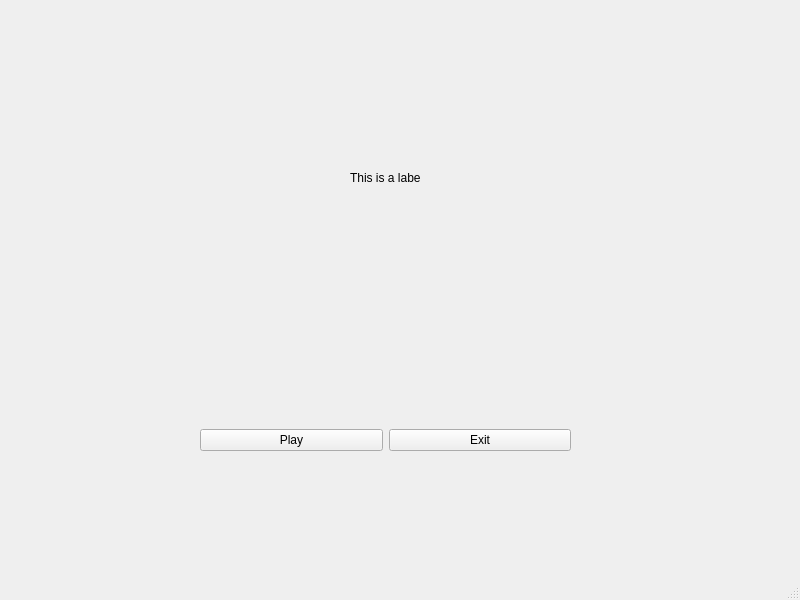
<?xml version="1.0" encoding="UTF-8"?>
<ui version="4.0">
 <class>MainWindow</class>
 <widget class="QMainWindow" name="MainWindow">
  <property name="geometry">
   <rect>
    <x>0</x>
    <y>0</y>
    <width>800</width>
    <height>600</height>
   </rect>
  </property>
  <property name="windowTitle">
   <string>MainWindow</string>
  </property>
  <widget class="QWidget" name="centralwidget">
   <widget class="QLabel" name="testLabel">
    <property name="geometry">
     <rect>
      <x>350</x>
      <y>170</y>
      <width>71</width>
      <height>16</height>
     </rect>
    </property>
    <property name="text">
     <string>This is a label</string>
    </property>
   </widget>
   <widget class="QWidget" name="horizontalLayoutWidget">
    <property name="geometry">
     <rect>
      <x>200</x>
      <y>360</y>
      <width>371</width>
      <height>161</height>
     </rect>
    </property>
    <layout class="QHBoxLayout" name="horizontalLayout">
     <item>
      <widget class="QPushButton" name="playButton">
       <property name="text">
        <string>Play</string>
       </property>
      </widget>
     </item>
     <item>
      <widget class="QPushButton" name="exitButton">
       <property name="text">
        <string>Exit</string>
       </property>
      </widget>
     </item>
    </layout>
   </widget>
  </widget>
  <widget class="QMenuBar" name="menubar">
   <property name="geometry">
    <rect>
     <x>0</x>
     <y>0</y>
     <width>800</width>
     <height>21</height>
    </rect>
   </property>
  </widget>
  <widget class="QStatusBar" name="statusbar"/>
 </widget>
 <resources/>
 <connections/>
</ui>
